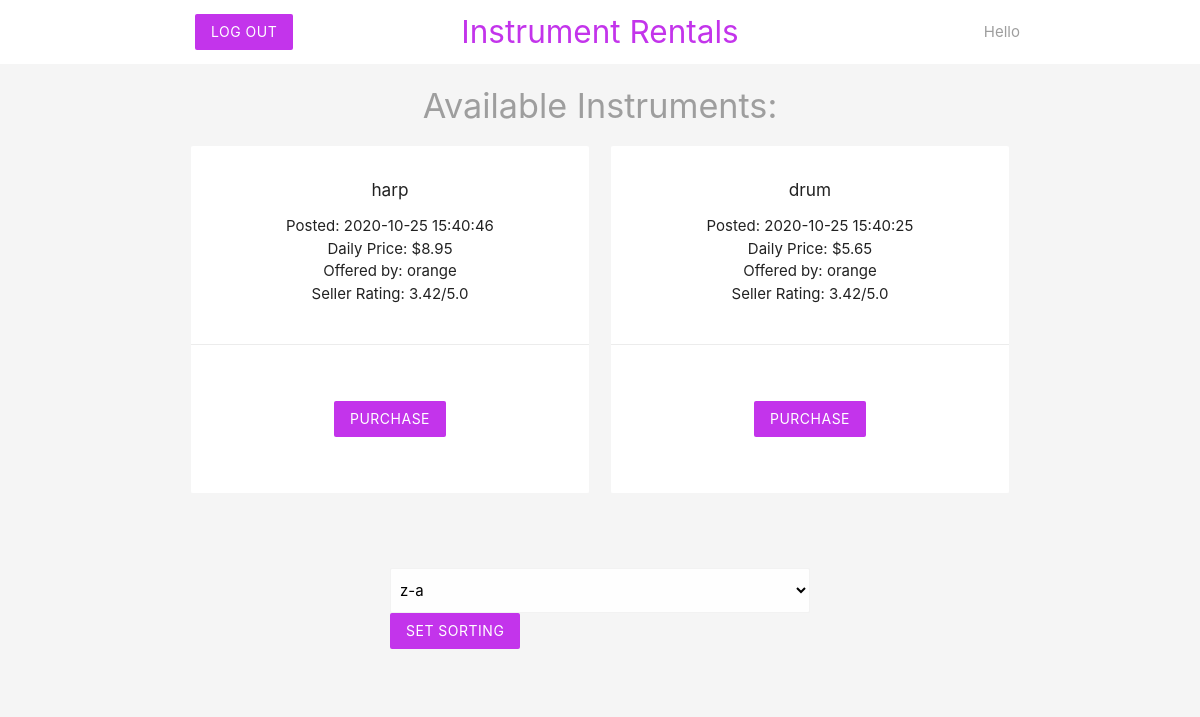
/ztoa.php, run on the app's committed database.
### tables this page shows
CREATE TABLE `instrument` (
  `inst_id` int(11) NOT NULL,
  `name` varchar(255) NOT NULL,
  `date_posted` datetime DEFAULT NULL,
  `price` decimal(10,2) NOT NULL,
  `status` enum('available','hidden','rented') NOT NULL DEFAULT 'hidden',
  `rent_time` datetime DEFAULT NULL,
  `owner_username` varchar(32) NOT NULL,
  `renter_username` varchar(32) DEFAULT NULL
);

CREATE TABLE `user` (
  `username` varchar(32) NOT NULL,
  `password` varchar(128) NOT NULL,
  `email` varchar(255) NOT NULL,
  `address` varchar(255) NOT NULL,
  `total_points` int(11) NOT NULL DEFAULT 0,
  `feedback_count` int(11) NOT NULL DEFAULT 0,
  `dig` varchar(16) NOT NULL,
  `security_code` int(11) NOT NULL,
  `expiration_date` date NOT NULL
);

### ztoa.php (the view, shortened to what this page needs)
<?php
include('db_connection.php');
$username = $_SESSION['username'];
$sql = "SELECT * FROM instrument WHERE status = 'available' AND owner_username != '$username' ORDER BY name DESC";
$result = mysqli_query($conn, $sql);
$instruments = mysqli_fetch_all($result, MYSQLI_ASSOC);
?>
<!DOCTYPE html>
<html>
<?php include('inst_header2.php'); ?>
<?php if (mysqli_num_rows($result) != 0) {
	?>
<h4 class="center grey-text">Available Instruments:</h4>
	<div class="container">
		<div class = "row">
			<?php foreach($instruments as $instrument): ?>
				<div class="col s6 md3">
					<div class="card z-depth-0">
						<div class = "card-content center">
							<h6><?php echo htmlspecialchars($instrument['name']); ?></h6>
							<div>
								<ul>
									<li><?php echo 'Posted: '.htmlspecialchars($instrument['date_posted']); ?></li>
									<li><?php echo 'Daily Price: $'.htmlspecialchars($instrument['price']) ?></li>
									<li><?php echo 'Offered by: '.htmlspecialchars($instrument['owner_username']) ?></li>
									<?php
									$owner = $instrument['owner_username'];
									$sql = "SELECT * FROM user WHERE username = '$owner'";
									$result = mysqli_query($conn, $sql);
									$user = mysqli_fetch_assoc($result);
									if ($user['feedback_count'] == 0) {
									$res = 'None';
									}
									else {
									$res = $user['total_points'] / $user['feedback_count'];
									}
									 ?>
									 <li><?php echo 'Seller Rating: '.htmlspecialchars(number_format((float)$res, 2, '.', '')).'/5.0' ?></li>
								</ul>
							</div>
						</div>
						<div class="card-action center">
							<form class="white" action="ztoa.php" method="POST">
							<input type="submit" name="purchase" value="Purchase" class="btn btnback z-depth-0">
						</form>
						</div>
					</div>
				</div>
			<?php endforeach; ?>
		</div>
	</div>
	<?php }
	?>
	<div class="container">
		<div class = "row">
		<form action="buyer.php" method="POST">
			<select name="sort" class="browser-default">
				<option value="z-a">z-a</option>
			</select>
			<input type="submit" name="new_sort" value="set sorting" class="btn btnback z-depth-0">
		</form>
		</div>
	</div>
</html>

### inst_header2.php (style rules this page uses)
form { max-width: 460px; margin: 20px auto; padding: 20px; }
.btnback { background-color: #c334eb; }

### data on the page
instrument: name "harp", date_posted "2020-10-25 15:40:46", price "8.95", owner_username "orange", owner_username.feedback_count "3.42"
instrument: name "drum", date_posted "2020-10-25 15:40:25", price "5.65", owner_username "orange", owner_username.feedback_count "3.42"
